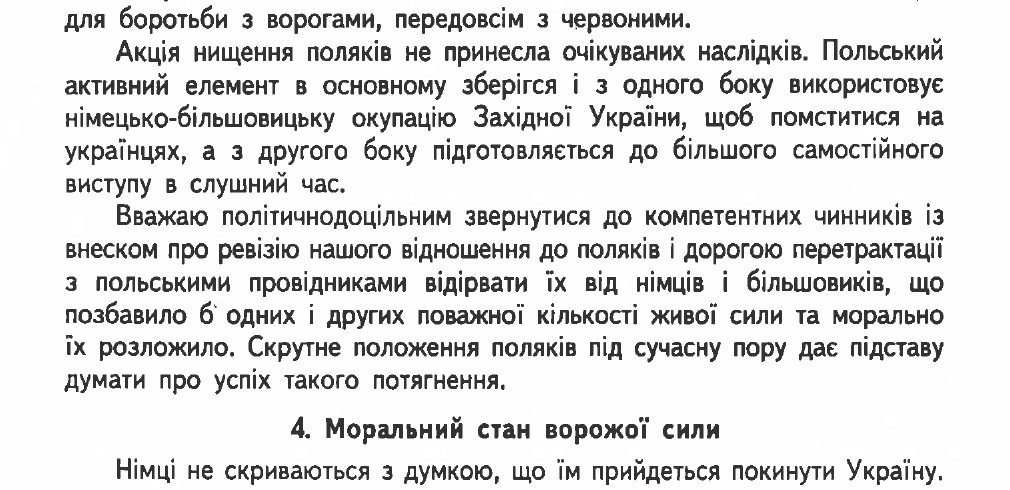
#> input picture video-projects/_IN_PRODUCTION/62-volhynia-massacre-untranslated-2026/_research/exhibits/litopys-ns2/resolve-assets/doc149-active-polish-element-detail.png, 1010 x 490 px, given in place of huta-234.png, which was not available
$ python build_exhibits.py
#> lines starting #> are read from the running program, lines starting #| are printed output that depends on the picture; pictures that were not available may be replaced by others from this repository, and a replacement may not be noted
from pathlib import Path
from PIL import Image, ImageDraw

SRC = Path(r"C:\Users\benoi\AppData\Local\Temp\litopys_ns2_finalrenders")
OUT = Path(r"G:\History vs Hype\video-projects\_IN_PRODUCTION\62-volhynia-massacre-untranslated-2026\_research\exhibits\litopys-ns2\resolve-assets")
OUT.mkdir(parents=True, exist_ok=True)


def save_copy(source, name):
#> called with source = 'huta-234.png', name = 'huta-doc100-full-page.png'
    Image.open(SRC / source).save(OUT / name)


def crop(source, box, name):
#> called with source = 'huta-234.png', box = (55, 0, 1065, 1510), name = 'huta-doc100-detail.png'
    Image.open(SRC / source).crop(box).save(OUT / name)
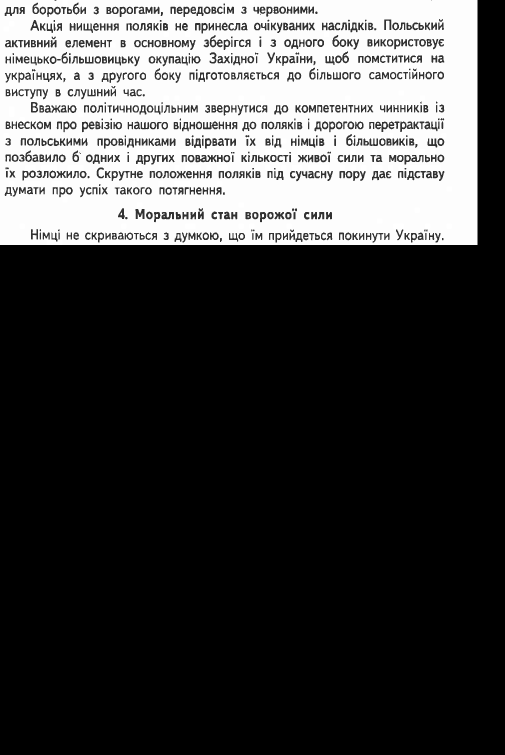
#> saved as huta-doc100-detail.png: PIL image 1010x1510 RGB (shown at 1/2 size); min 0, max 255, mean 68.2


def highlighted(source, box, rectangles, name):
#> called with source = 'huta-234.png', box = (55, 0, 1065, 1510), name = 'huta-doc100-highlight.png'
    image = Image.open(SRC / source).crop(box).convert("RGBA")
    overlay = Image.new("RGBA", image.size, (0, 0, 0, 0))
#> overlay: PIL image 1010x1510 RGBA; every value is 0
    draw = ImageDraw.Draw(overlay)
    for rectangle in rectangles:
        draw.rounded_rectangle(rectangle, radius=8, fill=(232, 178, 45, 58), outline=(190, 125, 0, 215), width=5)
    Image.alpha_composite(image, overlay).convert("RGB").save(OUT / name)
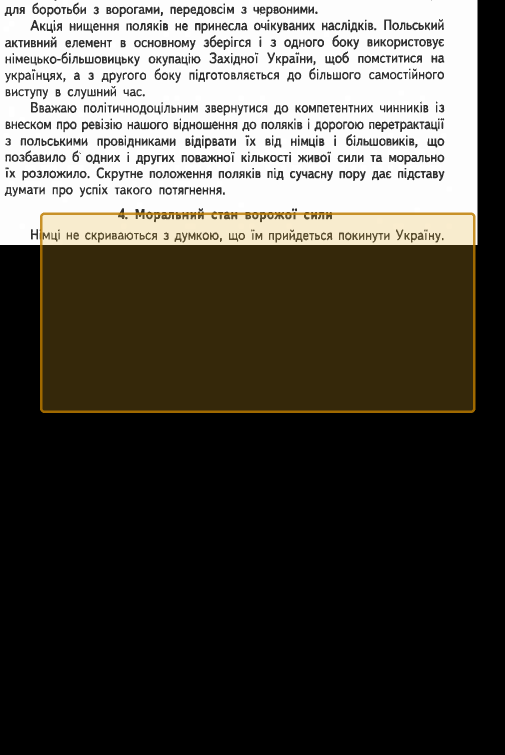
#> saved as huta-doc100-highlight.png: PIL image 1010x1510 RGB (shown at 1/2 size); mean R, G, B 78.9, 75.6, 68.1


# Document 100: printed pp. 173-175; PDF pages 233-235.
save_copy("huta-234.png", "huta-doc100-full-page.png")
crop("huta-234.png", (55, 0, 1065, 1510), "huta-doc100-detail.png")
highlighted(
    "huta-234.png",
    (55, 0, 1065, 1510),
    [(80, 425, 950, 825)],
    "huta-doc100-highlight.png",
)
save_copy("huta-233.png", "huta-doc100-support-01.png")
#> call 2 of save_copy, with source = 'huta-233.png', name = 'huta-doc100-support-01.png'
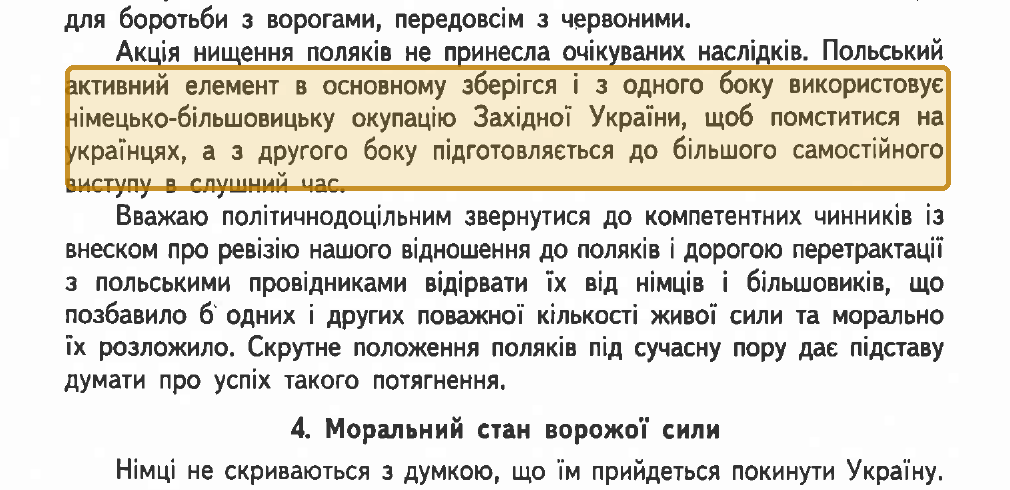
#> input picture video-projects/_IN_PRODUCTION/62-volhynia-massacre-untranslated-2026/_research/exhibits/litopys-ns2/resolve-assets/doc149-active-polish-element-highlight.png, 1010 x 490 px, given in place of huta-233.png, which was not available
save_copy("huta-235.png", "huta-doc100-support-02.png")

# Document 149-A/B: both sentences are on printed p. 310; PDF page 370.
save_copy("doc149-370.png", "doc149-full-page.png")
#> (the run stopped early here; a loop or call above may not have finished)
